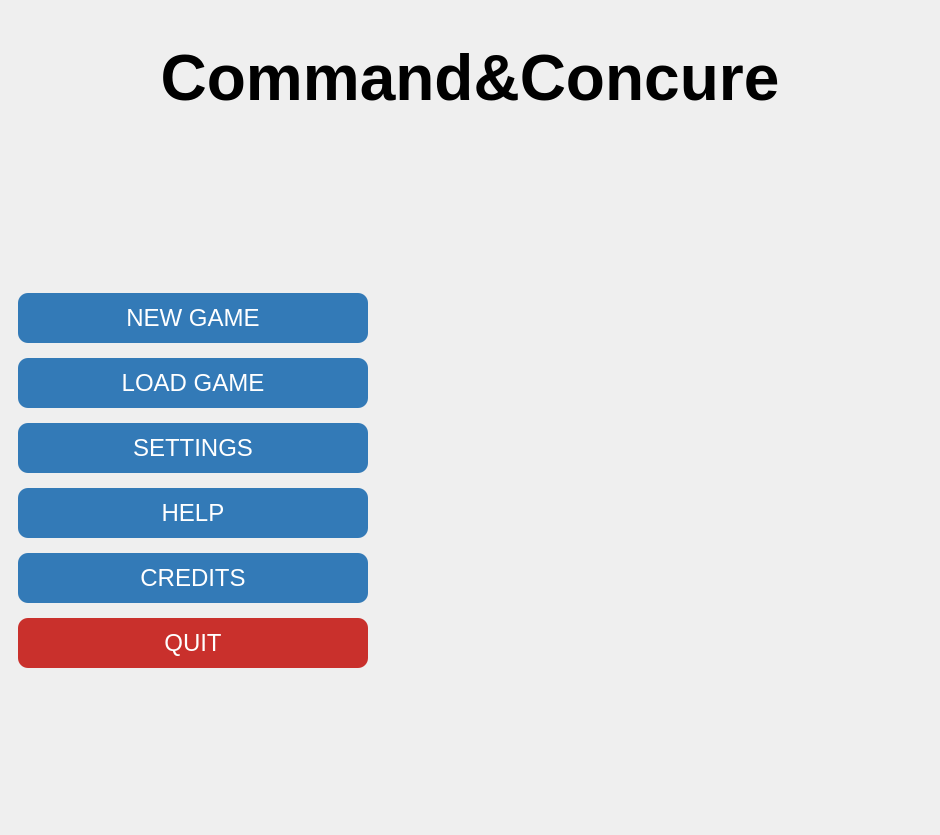
<?xml version="1.0" encoding="UTF-8"?>
<ui version="4.0">
 <class>MainWindow</class>
 <widget class="QMainWindow" name="MainWindow">
  <property name="geometry">
   <rect>
    <x>0</x>
    <y>0</y>
    <width>940</width>
    <height>835</height>
   </rect>
  </property>
  <property name="windowTitle">
   <string>Game Title</string>
  </property>
  <property name="styleSheet">
   <string notr="true"/>
  </property>
  <widget class="QWidget" name="centralwidget">
   <layout class="QVBoxLayout" name="verticalLayout_3">
    <item>
     <widget class="QStackedWidget" name="stackedWidget">
      <property name="currentIndex">
       <number>1</number>
      </property>
      <widget class="QWidget" name="gameMap">
       <widget class="QPushButton" name="pushButton">
        <property name="geometry">
         <rect>
          <x>280</x>
          <y>260</y>
          <width>241</width>
          <height>32</height>
         </rect>
        </property>
        <property name="text">
         <string>TesMapButton</string>
        </property>
       </widget>
      </widget>
      <widget class="QWidget" name="menu">
       <property name="styleSheet">
        <string notr="true"/>
       </property>
       <layout class="QVBoxLayout" name="verticalLayout_2">
        <item>
         <widget class="QLabel" name="label_gameTitle">
          <property name="minimumSize">
           <size>
            <width>0</width>
            <height>120</height>
           </size>
          </property>
          <property name="font">
           <font>
            <pointsize>48</pointsize>
            <bold>true</bold>
           </font>
          </property>
          <property name="text">
           <string>Command&amp;Concure</string>
          </property>
          <property name="alignment">
           <set>Qt::AlignmentFlag::AlignCenter</set>
          </property>
         </widget>
        </item>
        <item>
         <spacer name="verticalSpacer_top">
          <property name="orientation">
           <enum>Qt::Orientation::Vertical</enum>
          </property>
          <property name="sizeHint" stdset="0">
           <size>
            <width>20</width>
            <height>40</height>
           </size>
          </property>
         </spacer>
        </item>
        <item>
         <layout class="QVBoxLayout" name="verticalLayout_menuButtons">
          <property name="spacing">
           <number>15</number>
          </property>
          <property name="sizeConstraint">
           <enum>QLayout::SizeConstraint::SetFixedSize</enum>
          </property>
          <item>
           <widget class="QPushButton" name="buttonNewGame">
            <property name="minimumSize">
             <size>
              <width>250</width>
              <height>50</height>
             </size>
            </property>
            <property name="maximumSize">
             <size>
              <width>350</width>
              <height>50</height>
             </size>
            </property>
            <property name="styleSheet">
             <string notr="true">QPushButton {
        font-size: 24px;
        padding: 10px 30px;
        border-radius: 10px;
        color: white; /* Changed font color for better contrast */
        background-color: #337AB7; /* A nice primary color */
}

QPushButton:hover {
        background-color: #286090;
}

QPushButton:pressed {
        background-color: #1c5980;
}</string>
            </property>
            <property name="text">
             <string>NEW GAME</string>
            </property>
           </widget>
          </item>
          <item>
           <widget class="QPushButton" name="buttonLoadGame">
            <property name="minimumSize">
             <size>
              <width>250</width>
              <height>50</height>
             </size>
            </property>
            <property name="maximumSize">
             <size>
              <width>350</width>
              <height>50</height>
             </size>
            </property>
            <property name="styleSheet">
             <string notr="true">QPushButton {
        font-size: 24px;
        padding: 10px 30px;
        border-radius: 10px;
        color: white;
        background-color: #337AB7;
}

QPushButton:hover {
        background-color: #286090;
}

QPushButton:pressed {
        background-color: #1c5980;
}</string>
            </property>
            <property name="text">
             <string>LOAD GAME</string>
            </property>
           </widget>
          </item>
          <item>
           <widget class="QPushButton" name="buttonSettings">
            <property name="minimumSize">
             <size>
              <width>250</width>
              <height>50</height>
             </size>
            </property>
            <property name="maximumSize">
             <size>
              <width>350</width>
              <height>50</height>
             </size>
            </property>
            <property name="styleSheet">
             <string notr="true">QPushButton {
        font-size: 24px;
        padding: 10px 30px;
        border-radius: 10px;
        color: white;
        background-color: #337AB7;
}

QPushButton:hover {
        background-color: #286090;
}

QPushButton:pressed {
        background-color: #1c5980;
}</string>
            </property>
            <property name="text">
             <string>SETTINGS</string>
            </property>
           </widget>
          </item>
          <item>
           <widget class="QPushButton" name="buttonHelp">
            <property name="minimumSize">
             <size>
              <width>250</width>
              <height>50</height>
             </size>
            </property>
            <property name="maximumSize">
             <size>
              <width>350</width>
              <height>50</height>
             </size>
            </property>
            <property name="styleSheet">
             <string notr="true">QPushButton {
        font-size: 24px;
        padding: 10px 30px;
        border-radius: 10px;
        color: white;
        background-color: #337AB7;
}

QPushButton:hover {
        background-color: #286090;
}

QPushButton:pressed {
        background-color: #1c5980;
}</string>
            </property>
            <property name="text">
             <string>HELP</string>
            </property>
           </widget>
          </item>
          <item>
           <widget class="QPushButton" name="buttonCredits">
            <property name="minimumSize">
             <size>
              <width>250</width>
              <height>50</height>
             </size>
            </property>
            <property name="maximumSize">
             <size>
              <width>350</width>
              <height>50</height>
             </size>
            </property>
            <property name="styleSheet">
             <string notr="true">QPushButton {
        font-size: 24px;
        padding: 10px 30px;
        border-radius: 10px;
        color: white;
        background-color: #337AB7;
}

QPushButton:hover {
        background-color: #286090;
}

QPushButton:pressed {
        background-color: #1c5980;
}</string>
            </property>
            <property name="text">
             <string>CREDITS</string>
            </property>
           </widget>
          </item>
          <item>
           <widget class="QPushButton" name="buttonQuit">
            <property name="minimumSize">
             <size>
              <width>250</width>
              <height>50</height>
             </size>
            </property>
            <property name="maximumSize">
             <size>
              <width>350</width>
              <height>50</height>
             </size>
            </property>
            <property name="styleSheet">
             <string notr="true">QPushButton {
        font-size: 24px;
        padding: 10px 30px;
        border-radius: 10px;
        color: white;
        background-color: #C9302C; /* Distinct color for Quit button */
}

QPushButton:hover {
        background-color: #A92C28;
}

QPushButton:pressed {
        background-color: #902622;
}</string>
            </property>
            <property name="text">
             <string>QUIT</string>
            </property>
           </widget>
          </item>
         </layout>
        </item>
        <item>
         <spacer name="verticalSpacer_bottom">
          <property name="orientation">
           <enum>Qt::Orientation::Vertical</enum>
          </property>
          <property name="sizeHint" stdset="0">
           <size>
            <width>20</width>
            <height>40</height>
           </size>
          </property>
         </spacer>
        </item>
       </layout>
      </widget>
     </widget>
    </item>
   </layout>
  </widget>
  <action name="actionMenu">
   <property name="text">
    <string>Menu</string>
   </property>
  </action>
  <action name="actionSave">
   <property name="text">
    <string>Save</string>
   </property>
  </action>
  <action name="actionQuit">
   <property name="text">
    <string>Quit</string>
   </property>
  </action>
 </widget>
 <resources/>
 <connections/>
</ui>
